Frame 1 (no input): blank canvas, image omitted
Frame 60 (no input): blank canvas, image omitted
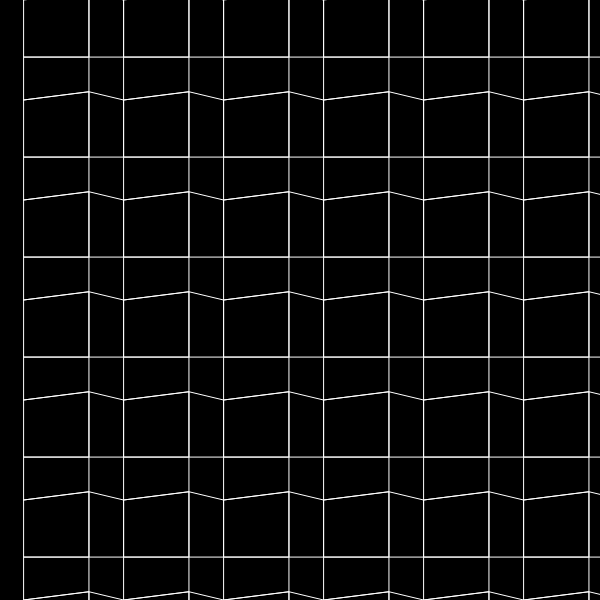
Frame 120 (the mouse pressed at the canvas centre since frame 60)

The p5.js sketch whose frames 1 and 60 were blank and that drew this single picture after the mouse press (run headless with seeded random() and noise() and a simulated clock; from frame 60 on, the mouse is pressed at the canvas centre):

// p5.js sketch
// ── sketch.js
// jittered mesh — original drove jitter via mic amplitude; here a synthesized
// noise/sine signal stands in (browser sandbox blocks mic). Mouse controls
// xstep/ystep/cubeS. Black bg.

const noc_x = 14;
const noc_y = 14;
let smoothSum = 0;

function setup() {
  createCanvas(600, 600);
  noStroke();
}

function draw() {
  background(0);

  // smooth perlin drift instead of frame-by-frame random — much calmer
  const fakeAmp = 0.3 + 0.25 * sin(frameCount * 0.02);
  smoothSum += (fakeAmp - smoothSum) * 0.08;
  const s = smoothSum * (width / 10) * 5;
  const mx = s * (noise(frameCount * 0.015, 0) - 0.5) * 2;
  const my = s * (noise(frameCount * 0.015, 100) - 0.5) * 2;

  const xstep = map(mouseX, 0, width, 0, 200);
  const ystep = map(mouseY, 0, height, 0, 200);
  const cubeS = map(mouseX, 0, width, 0, 100);

  drawMesh(cubeS, mx, my, xstep, ystep, color(255));
}

function drawMesh(cubeS, mx, my, xstep, ystep, meshClr) {
  const s = cubeS + mx + my;
  let posX = 0;
  let posY = 0;
  const cubes = [];
  for (let i = 0; i < noc_x * noc_y; i++) {
    const a1 = { x: mx + posX, y: posY };
    const a2 = { x: s + posX + mx, y: posY + my };
    const a3 = { x: s + posX + mx, y: s + posY + my };
    const a4 = { x: mx + posX, y: s + posY + my };
    cubes.push([a1, a2, a3, a4]);
    posX += xstep;
    if (i % noc_x === noc_x - 1) {
      posY += ystep;
      posX = 0;
    }
  }

  noFill();
  stroke(meshClr);
  strokeWeight(1);
  for (const c of cubes) {
    beginShape();
    vertex(c[0].x, c[0].y);
    vertex(c[1].x, c[1].y);
    vertex(c[2].x, c[2].y);
    vertex(c[3].x, c[3].y);
    endShape(CLOSE);
  }

  for (let i = 1; i < cubes.length; i++) {
    const ca = cubes[i - 1];
    const cb = cubes[i];
    if (ca[0].y === cb[0].y) {
      beginShape();
      vertex(ca[1].x, ca[1].y);
      vertex(cb[0].x, cb[0].y);
      vertex(cb[3].x, cb[3].y);
      vertex(ca[2].x, ca[2].y);
      endShape(CLOSE);
    }
  }
  for (let i = noc_x; i < cubes.length; i++) {
    const ca = cubes[i - noc_x];
    const cb = cubes[i];
    beginShape();
    vertex(ca[3].x, ca[3].y);
    vertex(ca[2].x, ca[2].y);
    vertex(cb[1].x, cb[1].y);
    vertex(cb[0].x, cb[0].y);
    endShape(CLOSE);
  }
}
